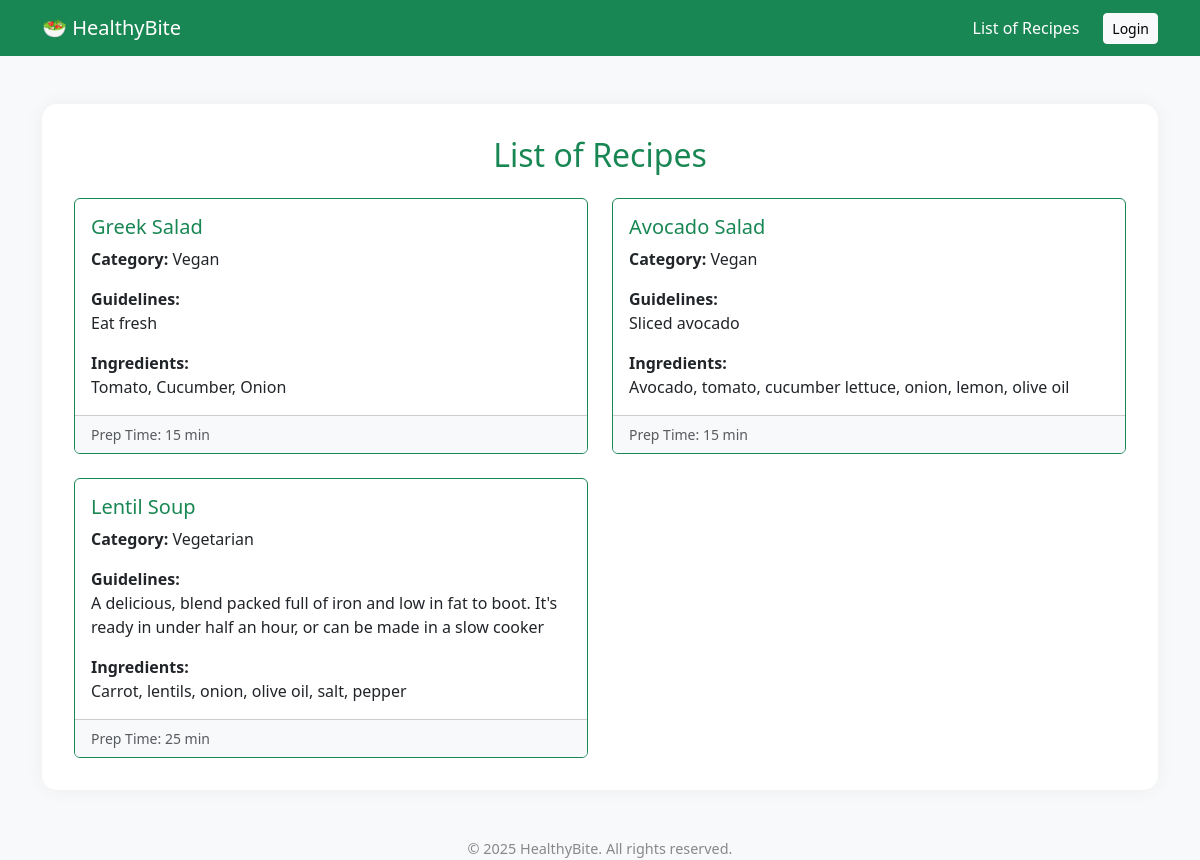
Before: / with the older database file.
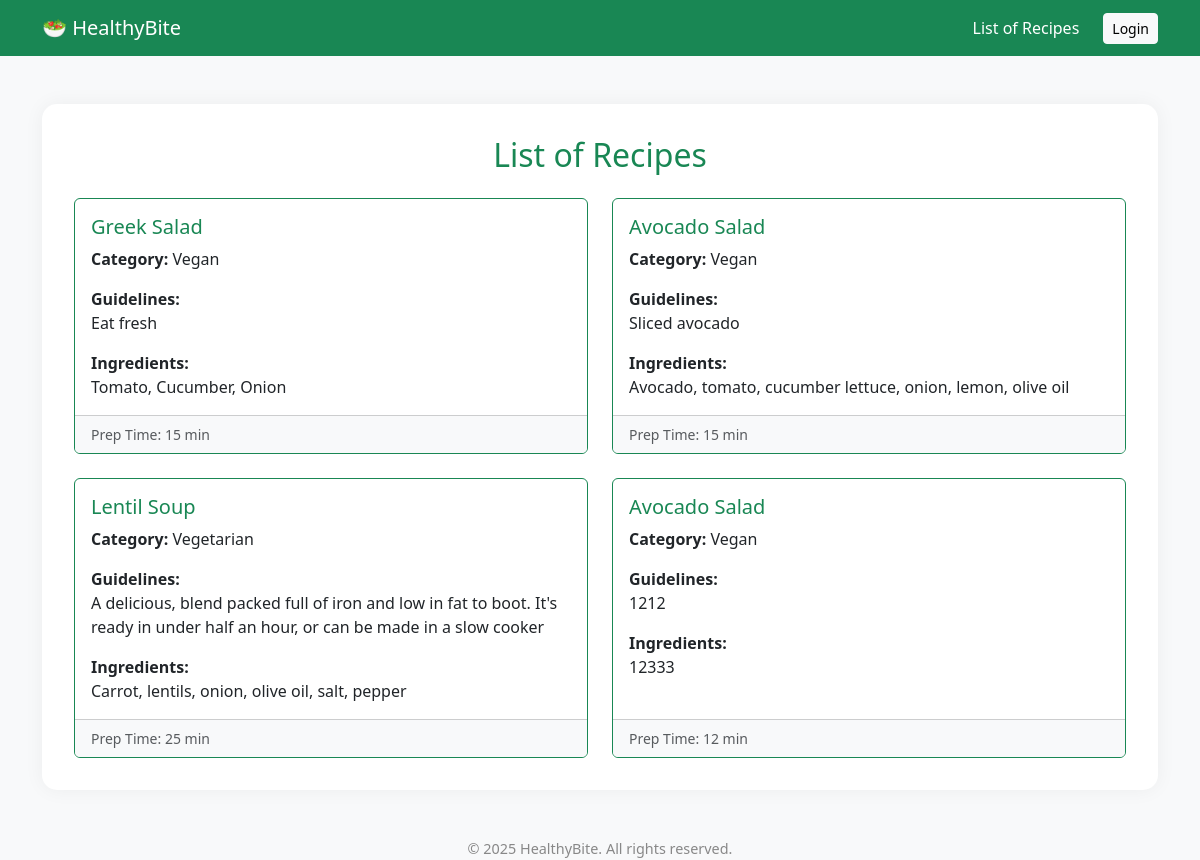
After: the same page with the newer database file.
### app/models/recipe_models.py (models this page shows)
class Recipe(db.Model):
    id = db.Column(db.Integer, primary_key=True)
    name = db.Column(db.String(100), nullable=False)
    category = db.Column(db.String(50))
    ingredients = db.Column(db.Text, nullable=False)
    instructions = db.Column(db.Text, nullable=False)
    prep_time = db.Column(db.Integer, nullable=False)

### app/controllers.py (the view)
    @app.route('/')
    def index():
        recipes = recipe_service.get_all_recipes()
        return render_template('index.html', recipes=recipes)

### app/services/concrete_recipe_service.py (called while the page is built)
    def get_all_recipes(self) -> list[Recipe]:
        return Recipe.query.all()

### app/templates/index.html (shortened to what this page needs)
{% extends 'base.html' %}
{% block content %}
  <h2 class="text-center mb-4 text-success">List of Recipes</h2>
  {% if recipes %}
    <div class="row row-cols-1 row-cols-md-2 g-4">
      {% for recipe in recipes %}
      <div class="col">
        <div class="card h-100 border-success">
          <div class="card-body">
            <h5 class="card-title text-success">{{ recipe.name }}</h5>
            <p class="card-text"><strong>Category:</strong> {{ recipe.category or 'No Category' }}</p>
            <p class="card-text"><strong>Guidelines:</strong><br> {{ recipe.instructions }}</p>
            <p class="card-text"><strong>Ingredients:</strong><br> {{ recipe.ingredients }}</p>
          </div>
          <div class="card-footer bg-light d-flex justify-content-between align-items-center">
            <small class="text-muted">Prep Time: {{ recipe.prep_time }} min</small>
          </div>
        </div>
      </div>
      {% endfor %}
    </div>
  {% else %}
    <div class="alert alert-warning text-center" role="alert">
      There's no recipes registered yet.
    </div>
  {% endif %}
{% endblock %}

### app/templates/base.html (shortened to what this page needs)
<!doctype html>
<html lang="en">
<head>
  <link href="https://cdn.jsdelivr.net/npm/bootstrap@5.3.0/dist/css/bootstrap.min.css" rel="stylesheet">
</head>
<body>
<nav class="navbar navbar-expand-lg navbar-dark bg-success">
  <div class="container">
    <a class="navbar-brand" href="{{ url_for('index') }}">🥗 HealthyBite</a>
    <div class="collapse navbar-collapse" id="navMain">
      <ul class="navbar-nav ms-auto align-items-lg-center">
        <li class="nav-item"><a class="nav-link text-white" href="{{ url_for('index') }}">List of Recipes</a></li>
        {% if is_logged_in %}
          <li class="nav-item ms-lg-3">
            <a class="btn btn-outline-light btn-sm" href="{{ url_for('logout') }}">Logout ({{ current_user }})</a>
          </li>
        {% else %}
          <li class="nav-item ms-lg-3">
            <a class="btn btn-light btn-sm" href="{{ url_for('login') }}">Login</a>
          </li>
        {% endif %}
      </ul>
    </div>
  </div>
</nav>
  <div class="container my-5">
    <div class="container-box">
      {% block content %}{% endblock %}
    </div>
  </div>
<footer>
  &copy; {{ 2025 }} HealthyBite. All rights reserved.
</footer>
</body>
</html>

### app/templates/base.html (style rules this page uses)
body { background-color: #f8f9fa; }
.container-box { background: white; padding: 2rem; border-radius: 15px; box-shadow: 0 0 20px rgba(0,0,0,0.05); }
footer { margin-top: 2rem; text-align: center; font-size: 0.9rem; color: #888; }

Changed rows visible on the page:
added Recipe: name "Avocado Salad", category "Vegan", instructions "1212", ingredients "12333", prep_time "12"
